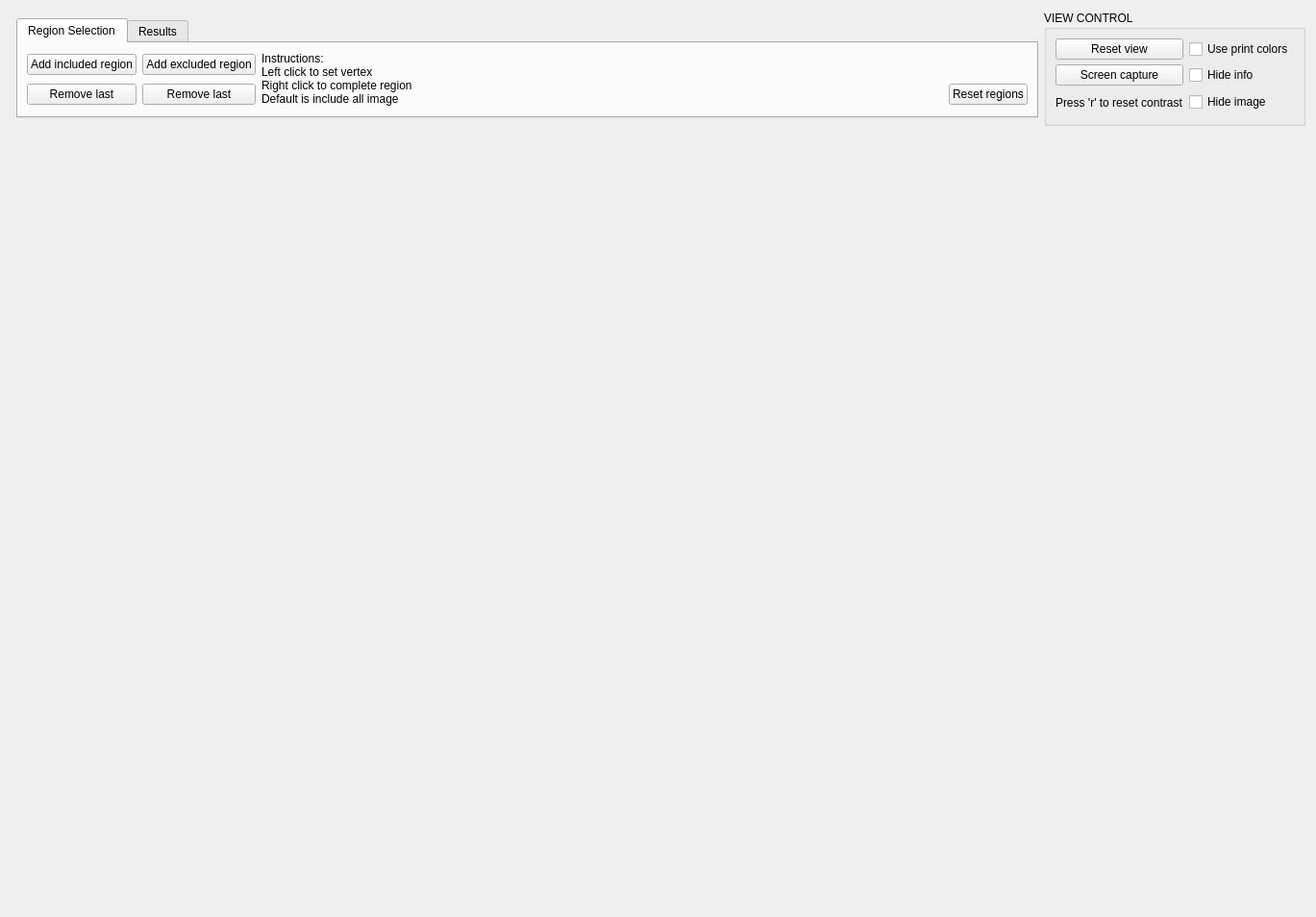
<?xml version="1.0" encoding="UTF-8"?>
<ui version="4.0">
 <class>SimpleQtVTK</class>
 <widget class="QWidget" name="SimpleQtVTK">
  <property name="geometry">
   <rect>
    <x>0</x>
    <y>0</y>
    <width>1369</width>
    <height>954</height>
   </rect>
  </property>
  <property name="windowTitle">
   <string>Form</string>
  </property>
  <layout class="QGridLayout" name="gridLayout">
   <item row="0" column="2">
    <widget class="QGroupBox" name="groupBox">
     <property name="sizePolicy">
      <sizepolicy hsizetype="Preferred" vsizetype="Fixed">
       <horstretch>0</horstretch>
       <verstretch>0</verstretch>
      </sizepolicy>
     </property>
     <property name="title">
      <string>VIEW CONTROL</string>
     </property>
     <layout class="QGridLayout" name="gridLayout_3">
      <property name="verticalSpacing">
       <number>5</number>
      </property>
      <item row="3" column="1">
       <widget class="QCheckBox" name="hideImageBox">
        <property name="text">
         <string>Hide image</string>
        </property>
       </widget>
      </item>
      <item row="2" column="0">
       <widget class="QPushButton" name="screenShotButton">
        <property name="text">
         <string>Screen capture</string>
        </property>
       </widget>
      </item>
      <item row="0" column="0">
       <widget class="QPushButton" name="resetViewButton">
        <property name="text">
         <string>Reset view</string>
        </property>
       </widget>
      </item>
      <item row="2" column="1">
       <widget class="QCheckBox" name="hideCoordsBox">
        <property name="text">
         <string>Hide info</string>
        </property>
       </widget>
      </item>
      <item row="0" column="1">
       <widget class="QCheckBox" name="printColorBox">
        <property name="text">
         <string>Use print colors</string>
        </property>
       </widget>
      </item>
      <item row="3" column="0">
       <widget class="QLabel" name="label_5">
        <property name="minimumSize">
         <size>
          <width>0</width>
          <height>25</height>
         </size>
        </property>
        <property name="text">
         <string>Press 'r' to reset contrast</string>
        </property>
       </widget>
      </item>
     </layout>
    </widget>
   </item>
   <item row="2" column="0" colspan="3">
    <widget class="QVTKWidget" name="vtkWidget" native="true">
     <property name="sizePolicy">
      <sizepolicy hsizetype="Expanding" vsizetype="Expanding">
       <horstretch>0</horstretch>
       <verstretch>0</verstretch>
      </sizepolicy>
     </property>
     <property name="minimumSize">
      <size>
       <width>0</width>
       <height>800</height>
      </size>
     </property>
    </widget>
   </item>
   <item row="0" column="1">
    <widget class="QTabWidget" name="tabWidget">
     <property name="sizePolicy">
      <sizepolicy hsizetype="Expanding" vsizetype="Fixed">
       <horstretch>0</horstretch>
       <verstretch>0</verstretch>
      </sizepolicy>
     </property>
     <property name="currentIndex">
      <number>0</number>
     </property>
     <widget class="QWidget" name="definePage">
      <attribute name="title">
       <string>Region Selection</string>
      </attribute>
      <layout class="QGridLayout" name="gridLayout_4">
       <item row="0" column="1">
        <widget class="QPushButton" name="boundaryPlus">
         <property name="text">
          <string>Add included region</string>
         </property>
         <property name="checkable">
          <bool>true</bool>
         </property>
        </widget>
       </item>
       <item row="1" column="1">
        <widget class="QPushButton" name="boundaryMinus">
         <property name="enabled">
          <bool>true</bool>
         </property>
         <property name="text">
          <string>Remove last</string>
         </property>
        </widget>
       </item>
       <item row="0" column="7">
        <spacer name="horizontalSpacer">
         <property name="orientation">
          <enum>Qt::Horizontal</enum>
         </property>
         <property name="sizeHint" stdset="0">
          <size>
           <width>40</width>
           <height>20</height>
          </size>
         </property>
        </spacer>
       </item>
       <item row="1" column="2">
        <widget class="QPushButton" name="excludedMinus">
         <property name="enabled">
          <bool>true</bool>
         </property>
         <property name="text">
          <string>Remove last</string>
         </property>
        </widget>
       </item>
       <item row="0" column="2">
        <widget class="QPushButton" name="excludedPlus">
         <property name="text">
          <string>Add excluded region</string>
         </property>
         <property name="checkable">
          <bool>true</bool>
         </property>
        </widget>
       </item>
       <item row="0" column="3" rowspan="2">
        <widget class="QLabel" name="label_7">
         <property name="text">
          <string>Instructions:
Left click to set vertex
Right click to complete region
Default is include all image</string>
         </property>
         <property name="alignment">
          <set>Qt::AlignLeading|Qt::AlignLeft|Qt::AlignTop</set>
         </property>
         <property name="wordWrap">
          <bool>true</bool>
         </property>
        </widget>
       </item>
       <item row="1" column="8">
        <widget class="QPushButton" name="resetGeoButton">
         <property name="text">
          <string>Reset regions</string>
         </property>
        </widget>
       </item>
      </layout>
     </widget>
     <widget class="QWidget" name="visualizePage">
      <property name="enabled">
       <bool>false</bool>
      </property>
      <attribute name="title">
       <string>Results</string>
      </attribute>
      <layout class="QGridLayout" name="gridLayout_2">
       <item row="1" column="7">
        <widget class="QLabel" name="label_2">
         <property name="text">
          <string>Tri alpha</string>
         </property>
         <property name="alignment">
          <set>Qt::AlignLeading|Qt::AlignLeft|Qt::AlignVCenter</set>
         </property>
        </widget>
       </item>
       <item row="1" column="6">
        <widget class="QDoubleSpinBox" name="triAlphaSpin"/>
       </item>
       <item row="0" column="6">
        <widget class="QDoubleSpinBox" name="opacitySpin"/>
       </item>
       <item row="1" column="1">
        <widget class="QLabel" name="label_4">
         <property name="minimumSize">
          <size>
           <width>40</width>
           <height>0</height>
          </size>
         </property>
         <property name="maximumSize">
          <size>
           <width>40</width>
           <height>16777215</height>
          </size>
         </property>
         <property name="text">
          <string>Field</string>
         </property>
        </widget>
       </item>
       <item row="1" column="3">
        <widget class="QCheckBox" name="showMeshBox">
         <property name="text">
          <string>Show mesh</string>
         </property>
        </widget>
       </item>
       <item row="0" column="0">
        <widget class="QComboBox" name="fileCombo">
         <property name="sizePolicy">
          <sizepolicy hsizetype="Expanding" vsizetype="Fixed">
           <horstretch>0</horstretch>
           <verstretch>0</verstretch>
          </sizepolicy>
         </property>
         <property name="minimumSize">
          <size>
           <width>250</width>
           <height>0</height>
          </size>
         </property>
         <property name="maximumSize">
          <size>
           <width>300</width>
           <height>16777215</height>
          </size>
         </property>
        </widget>
       </item>
       <item row="1" column="4">
        <widget class="QPushButton" name="resetScaleButton">
         <property name="text">
          <string>Reset scale</string>
         </property>
        </widget>
       </item>
       <item row="0" column="3">
        <widget class="QCheckBox" name="autoScaleBox">
         <property name="text">
          <string>Auto scale</string>
         </property>
        </widget>
       </item>
       <item row="1" column="2">
        <widget class="QCheckBox" name="showPointsBox">
         <property name="text">
          <string>Show points</string>
         </property>
        </widget>
       </item>
       <item row="1" column="0">
        <widget class="QComboBox" name="fieldsCombo">
         <property name="sizePolicy">
          <sizepolicy hsizetype="Expanding" vsizetype="Fixed">
           <horstretch>0</horstretch>
           <verstretch>0</verstretch>
          </sizepolicy>
         </property>
         <property name="minimumSize">
          <size>
           <width>250</width>
           <height>0</height>
          </size>
         </property>
         <property name="maximumSize">
          <size>
           <width>300</width>
           <height>16777215</height>
          </size>
         </property>
        </widget>
       </item>
       <item row="0" column="2">
        <widget class="QCheckBox" name="showScaleBox">
         <property name="text">
          <string>Show scale</string>
         </property>
        </widget>
       </item>
       <item row="0" column="1">
        <widget class="QLabel" name="label_3">
         <property name="minimumSize">
          <size>
           <width>40</width>
           <height>0</height>
          </size>
         </property>
         <property name="maximumSize">
          <size>
           <width>40</width>
           <height>16777215</height>
          </size>
         </property>
         <property name="text">
          <string>File</string>
         </property>
        </widget>
       </item>
       <item row="0" column="7">
        <widget class="QLabel" name="label">
         <property name="text">
          <string>Opacity</string>
         </property>
         <property name="alignment">
          <set>Qt::AlignLeading|Qt::AlignLeft|Qt::AlignVCenter</set>
         </property>
        </widget>
       </item>
       <item row="0" column="4">
        <widget class="QCheckBox" name="displaceMeshBox">
         <property name="text">
          <string>Displace mesh</string>
         </property>
        </widget>
       </item>
       <item row="0" column="5">
        <widget class="QCheckBox" name="showAxesBox">
         <property name="text">
          <string>Show axes</string>
         </property>
        </widget>
       </item>
       <item row="1" column="5">
        <widget class="QCheckBox" name="autoTriAlphaBox">
         <property name="text">
          <string>Auto tri alpha</string>
         </property>
        </widget>
       </item>
      </layout>
     </widget>
    </widget>
   </item>
  </layout>
 </widget>
 <customwidgets>
  <customwidget>
   <class>QVTKWidget</class>
   <extends>QWidget</extends>
   <header location="global">qvtkwidget.h</header>
   <container>1</container>
  </customwidget>
 </customwidgets>
 <resources/>
 <connections/>
</ui>
